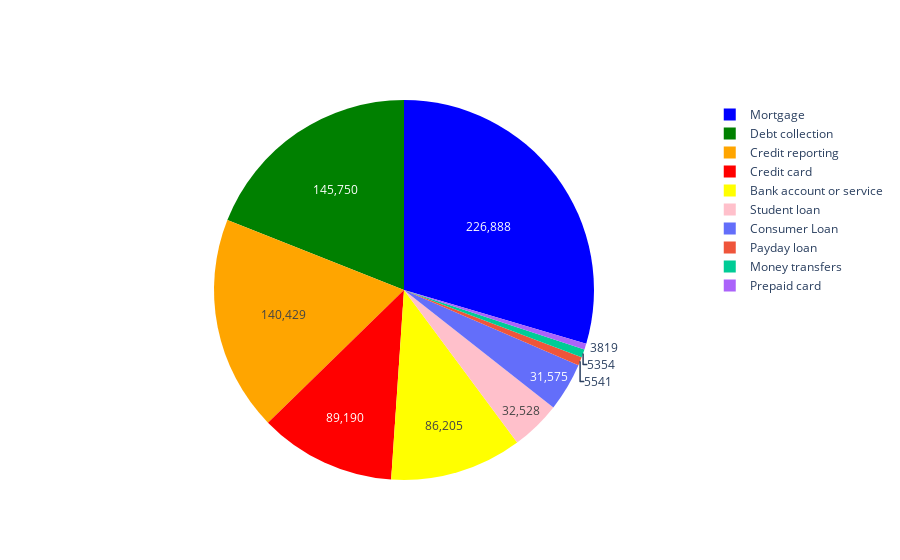

Source (notebook cell):
### Code cell
# Calculate the value counts
prod_value_counts = new_df['Product'].value_counts()[:10]

# Create a list of colors for the pie chart slices
colors = ['blue', 'green',"orange", "red", "yellow", "pink"] 

# Create the pie chart
fig = go.Figure(data=[go.Pie(
    labels=prod_value_counts.index,
    values=prod_value_counts.values,
    marker=dict(colors=colors)
)])

# Update hover and text information
fig.update_traces(hoverinfo='label+percent', textinfo='value')

### Figure 1 — Plotly figure (JSON) as saved in the notebook; plotly's stock layout.template omitted (floating-point values rounded to 4 significant figures)
{"data": [{"hoverinfo": "label+percent", "labels": ["Mortgage", "Debt collection", "Credit reporting", "Credit card", "Bank account or service", "Student loan", "Consumer Loan", "Payday loan", "Money transfers", "Prepaid card"], "marker": {"colors": ["blue", "green", "orange", "red", "yellow", "pink"]}, "textinfo": "value", "type": "pie", "values": [226888, 145750, 140429, 89190, 86205, 32528, 31575, 5541, 5354, 3819]}], "layout": {}}
